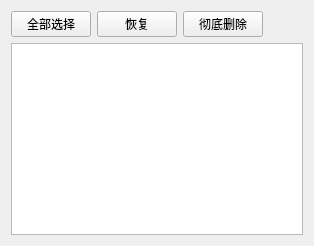
      <widget class="QWidget" name="page_Rubbish">
       <layout class="QHBoxLayout" name="horizontalLayout_11">
        <item>
         <layout class="QVBoxLayout" name="verticalLayout_7">
          <item>
           <layout class="QHBoxLayout" name="horizontalLayout_7">
            <item>
             <widget class="QPushButton" name="btn_rubbish_selectAll">
              <property name="text">
               <string>全部选择</string>
              </property>
             </widget>
            </item>
            <item>
             <widget class="QPushButton" name="btn_rubbish_recover">
              <property name="text">
               <string>恢复</string>
              </property>
             </widget>
            </item>
            <item>
             <widget class="QPushButton" name="btn_rubbish_delete">
              <property name="text">
               <string>彻底删除</string>
              </property>
             </widget>
            </item>
            <item>
             <spacer name="horizontalSpacer_7">
              <property name="orientation">
               <enum>Qt::Horizontal</enum>
              </property>
              <property name="sizeHint" stdset="0">
               <size>
                <width>40</width>
                <height>20</height>
               </size>
              </property>
             </spacer>
            </item>
           </layout>
          </item>
          <item>
           <widget class="QTableView" name="tableView_rubbish"/>
          </item>
         </layout>
        </item>
       </layout>
      </widget>
